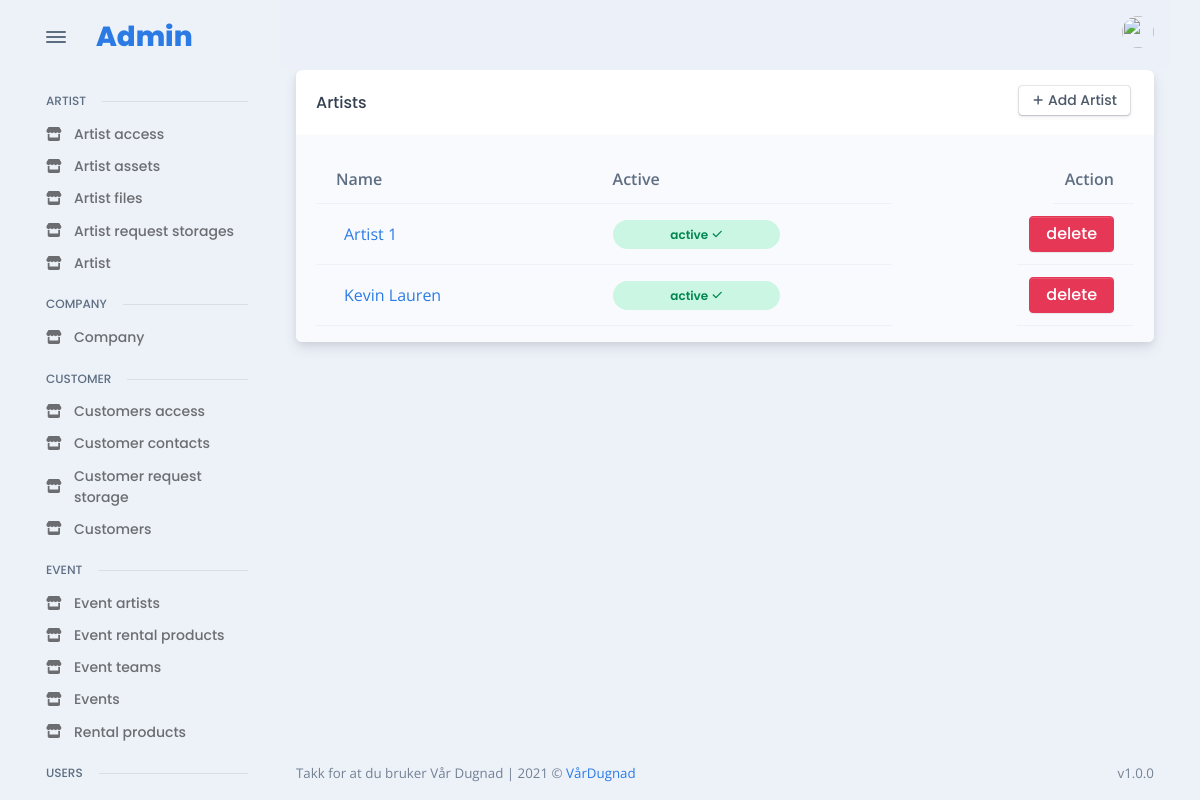
Screenshot of /admin_site/artist/all_artists/ (signed in) with the database file from the repository.
### artist/models.py (models this page shows, shortened)
class Artist(models.Model):
    name = models.CharField("name", max_length=255, unique=True)
    technical_raider = RichTextField("technical raider")
    hospitality_raider = RichTextField("technical raider")
    active = models.BooleanField(default=True)

### admin_app/admin_artist/views.py (the view)
# urls.py: path("all_artists/", ArtistListView.as_view(), name="admin_get_all_artist"),
class ArtistListView(LoginRequiredMixin, ListView):
    model = Artist
    template_name = "admin/pages/artist/artist/all.html"
    context_object_name = 'artists'
    def get_context_data(self, **kwargs):
        context = super().get_context_data(**kwargs)
        return context

### templates/admin/pages/artist/artist/all.html (shortened to what this page needs)
{% extends 'base/admin_base.html' %}
{% load static %}
{% load widget_tweaks %}
{% block content %}
<div class="card">
  <div class="card-header">
    <div class="row flex-between-center">
      <div class="col-4 col-sm-auto d-flex align-items-center pe-0">
        <h5 class="fs-0 mb-0 text-nowrap py-2 py-xl-0">Artists</h5>
      </div>
      <div class="col-8 col-sm-auto text-end ps-2">
        <a href="{% url 'admin_add_new_artist' %}" class="btn btn-falcon-default btn-sm me-1 mb-1">
          <span class="fas fa-plus me-1" data-fa-transform="shrink-3"></span>Add Artist
        </a>
      </div>
    </div>
  </div>
  <div class="card-body bg-light pb-0">
    <div class="table-responsive scrollbar">
      {% if artists|length %}
      <table class="table table-hover table-striped overflow-hidden">
        <thead>
          <tr>
            <th scope="col">Name</th>
            <th scope="col">Active</th>
            <th></th>
            <th></th>
            <th style="float:right;" scope="col">Action</th>
          </tr>
        </thead>
        <tbody>
          {% for artist in artists %}
          <tr class="align-middle">
            <td class="text-nowrap">
              <div class="d-flex align-items-center">
                <div class="ms-2"><a href="{% url 'admin_change_details_artist' artist.id %}">{{artist.name}}</a></div>
              </div>
            </td>
            {% if artist.active %}
            <td><span class="badge badge rounded-pill d-block p-2 badge-soft-success">active<span class="ms-1 fas fa-check" data-fa-transform="shrink-2"></span></span></td>
            {% else %}
            <td><span class="badge badge rounded-pill d-block p-2 badge-soft-danger">disabled<span class="ms-1 fas fa-times" data-fa-transform="shrink-2"></span></span></td>
            {% endif %}
            <td></td>
            <th></th>
            <td style="float:right"><a class="btn btn-danger"  href="{% url 'admin_delete_artist' artist.id %}">delete</a></tr>
          {% endfor %}
        </tbody>
      </table>
      {% else %}
          <p>There is no artist yet, try to add some</p>
      {% endif %}
    </div>
  </div>
  </div>
{% endblock %}

### rows the page displays
Artist: name "Artist 1", active "active"
Artist: name "Kevin Lauren", active "active"
